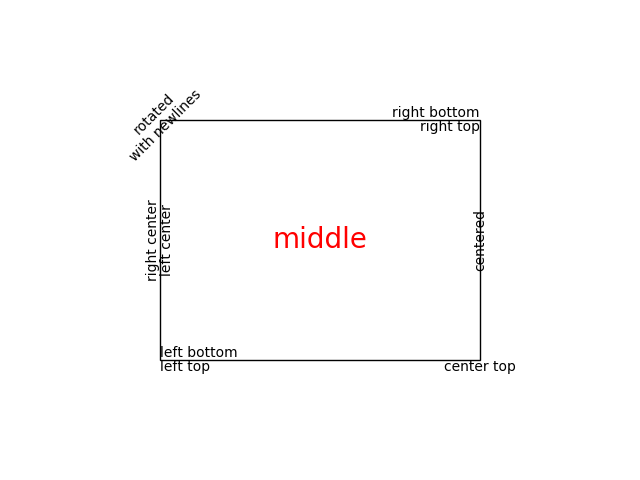

This chart was generated by the following Python code:
import matplotlib.pyplot as plt
import matplotlib.patches as patches

# build a rectangle in axes coords
left, width = .25, .5
bottom, height = .25, .5
right = left + width
top = bottom + height

fig = plt.figure()
ax = fig.add_axes([0,0,1,1])

# axes coordinates are 0,0 is bottom left and 1,1 is upper right
p = patches.Rectangle(
    (left, bottom), width, height,
    fill=False, transform=ax.transAxes, clip_on=False
    )

ax.add_patch(p)

ax.text(left, bottom, 'left top',
        horizontalalignment='left',
        verticalalignment='top',
        transform=ax.transAxes)

ax.text(left, bottom, 'left bottom',
        horizontalalignment='left',
        verticalalignment='bottom',
        transform=ax.transAxes)

ax.text(right, top, 'right bottom',
        horizontalalignment='right',
        verticalalignment='bottom',
        transform=ax.transAxes)

ax.text(right, top, 'right top',
        horizontalalignment='right',
        verticalalignment='top',
        transform=ax.transAxes)

ax.text(right, bottom, 'center top',
        horizontalalignment='center',
        verticalalignment='top',
        transform=ax.transAxes)

ax.text(left, 0.5*(bottom+top), 'right center',
        horizontalalignment='right',
        verticalalignment='center',
        rotation='vertical',
        transform=ax.transAxes)

ax.text(left, 0.5*(bottom+top), 'left center',
        horizontalalignment='left',
        verticalalignment='center',
        rotation='vertical',
        transform=ax.transAxes)

ax.text(0.5*(left+right), 0.5*(bottom+top), 'middle',
        horizontalalignment='center',
        verticalalignment='center',
        fontsize=20, color='red',
        transform=ax.transAxes)

ax.text(right, 0.5*(bottom+top), 'centered',
        horizontalalignment='center',
        verticalalignment='center',
        rotation='vertical',
        transform=ax.transAxes)

ax.text(left, top, 'rotated\nwith newlines',
        horizontalalignment='center',
        verticalalignment='center',
        rotation=45,
        transform=ax.transAxes)

ax.set_axis_off()

plt.savefig('Text_properties_and_layout.png')

plt.show()


# source : https://matplotlib.org/users/text_props.html